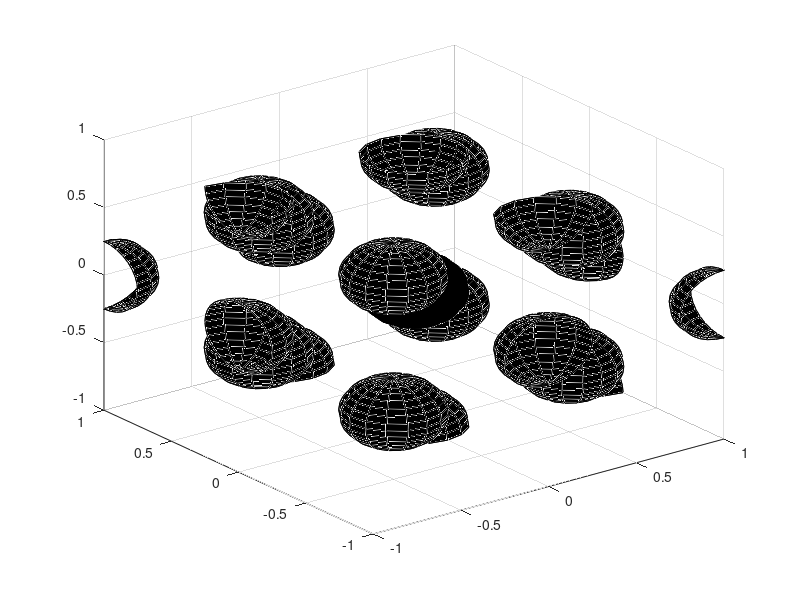

MATLAB code for this plot:
clear all
close all

e11=1.0; e12=0.0; e13=0.0;
e21=0.0; e22=1.0; e23=0.0;
e31=0.0; e32=0.0; e33=1.0;

a11 = 0.5*(-e11+e21+e31);
a12 = 0.5*(-e12+e22+e32);
a13 = 0.5*(-e13+e23+e33);

a21 = 0.5*( e11-e21+e31);
a22 = 0.5*( e12-e22+e32);
a23 = 0.5*( e13-e23+e33);

a31 = 0.5*( e11+e21-e31);
a32 = 0.5*( e12+e22-e32);
a33 = 0.5*( e13+e23-e33);

figure(1)
colormap([0 0 0]);
axis equal
axis([-1 1 -1 1 -1 1]);

[x,y,z]=sphere(16);

radius = 0.25;
x = radius*x; y=radius*y; z=radius*z;

surf(x,y,z);
hold on;

u = ones(size(x));

%-------------

for i=-1:1
for j=-1:1
for k=-1:1

x1=x+(i*a11+j*a21+k*a31)*u;
y1=y+(i*a12+j*a22+k*a32)*u;
z1=z+(i*a13+j*a23+k*a33)*u;
axis([-1 1 -1 1 -1 1]);
 mesh(x1,y1,z1);
 surf(x1,y1,z1);

end
end
end
